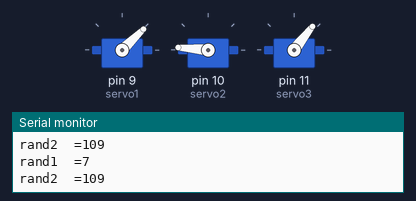
A sketch run on a simulated Arduino Uno, built with avr-gcc and run on an emulated ATmega328P. Parts: 3 × servo, the last lines printed to the serial monitor. Random numbers use the default seed unless the sketch sets one.

Above: at 1.8 s.
At 8.5 s:
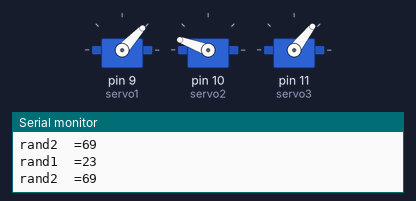
At 16.2 s:
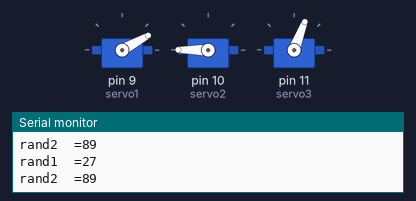
At 37.5 s:
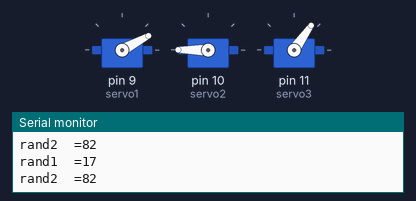
Timing chart, 0 to 39.0 s (numbered marks = the images above):
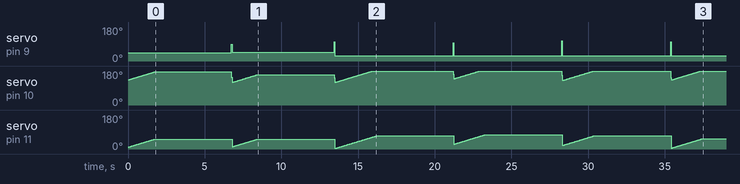

The sketch:

ServoSweep1.ino
```cpp
#include <Servo.h>

Servo servo1;
Servo servo2;
Servo servo3;

int pos;
int servo1Pos = 50;// 0-180
int servo2Pos = 150;// 150 straight up, 180 to left, 120 to right
int servo3Pos = 50;// 50 is straight up, 80 is brush back, 0 is forward


void setup() {
  servo1.attach(9);
  servo2.attach(10);
  servo3.attach(11);
}

void loop() {
  Serial.begin(9600);
  //servo1.write(80);
  //servo2.write(150);
  //servo3.write(50);

  int rand1 = random(0, 50); int rand2 = random(60, 110);
  int rand3 = random(120, 140); int rand4 = random(140, 170);
  int rand5 = random(0, 30); int rand6 = random(50, 80);
servo1Pos = random(20,50);
  for ( servo2Pos = rand3, servo3Pos = rand5; servo2Pos <= rand4, servo3Pos <= rand6; servo2Pos += 1, servo3Pos += 1) {
    servo1.write(servo1Pos);
    servo2.write(servo2Pos);
    servo3.write(servo3Pos);
    delay(40);
//servo1Pos = random(20,50);
    Serial.print("rand1  =");  Serial.println(rand1);
    Serial.print("rand2  =");  Serial.println(rand2);
    //Serial.print("servo3Pos  =");  Serial.println(servo3Pos);
    // Serial.println("");
    // Serial.println("");
  }
  delay(5000);
servo1Pos = random(80,110);
  for ( servo2Pos = rand4, servo3Pos = rand6;  servo2Pos >= rand3, servo3Pos >= rand6; servo2Pos -= 1, servo3Pos -= 1) {
    //servo1Pos = random(80,110);
    servo1.write(servo1Pos);
    servo2.write(servo2Pos);
    servo3.write(servo3Pos);
    delay(40);
    // Serial.print("servo1Pos  =");  Serial.println(servo1Pos);
    // Serial.print("servo2Pos  =");  Serial.println(servo2Pos);
    // Serial.print("servo3Pos  =");  Serial.println(servo3Pos);
    //Serial.println("");
    //Serial.println("");

  }

  /*
     for (pos = 0; pos <= 180; pos += 1) { // goes from 0 degrees to 180 degrees
      // in steps of 1 degree
      servo1.write(pos);              // tell servo to go to position in variable 'pos'
      delay(5);                       // waits 15 ms for the servo to reach the position
    }
    for (pos = 180; pos >= 0; pos -= 1) { // goes from 180 degrees to 0 degrees
      servo1.write(pos);              // tell servo to go to position in variable 'pos'
      delay(5);                       // waits 15 ms for the servo to reach the position

    }
  */
}
```
